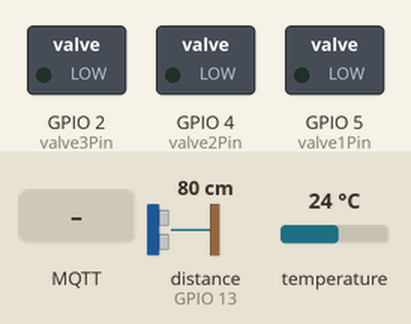
This sketch was run on a simulated ESP8266 (NodeMCU). On the bench: switched loads named in the sketch (green lamp = pin HIGH). Inputs (shaded band) come from the test bench; at power-on: distance to the obstacle (sensor on GPIO 13) 80 cm, temperature 24 °C. The echo pulse lasts 58.3 µs per cm; WiFi joins after 1.5 s; servers stay silent unless stated; random numbers use the default seed unless the sketch sets one; no MQTT or app messages arrive unless stated; what the sketch prints to the serial monitor is not drawn.

Above: at 2.7 s.
2.8 s: MQTT message "OPEN" arrives on the first subscribed topic
At 3.6 s:
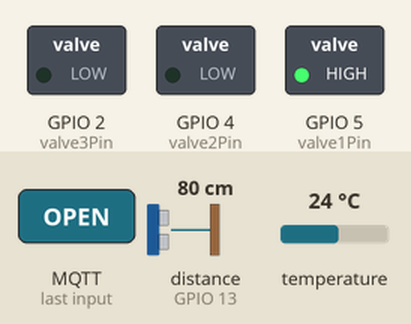
4.3 s: MQTT message "OPEN" arrives on the second subscribed topic
At 4.8 s:
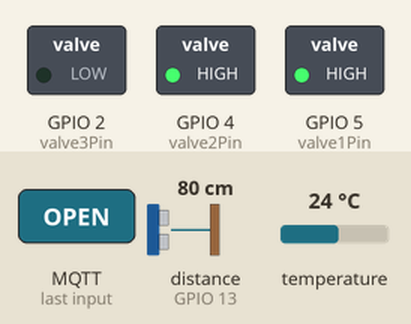
5.8 s: MQTT message "CLOSE" arrives on the first subscribed topic
At 7.0 s:
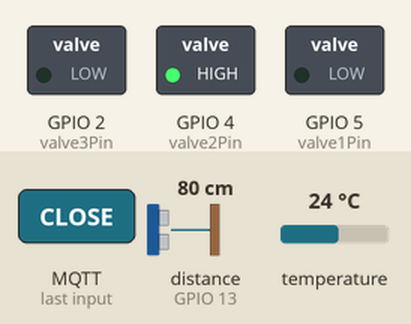
7.3 s: MQTT message "OPEN" arrives on the third subscribed topic
At 8.3 s:
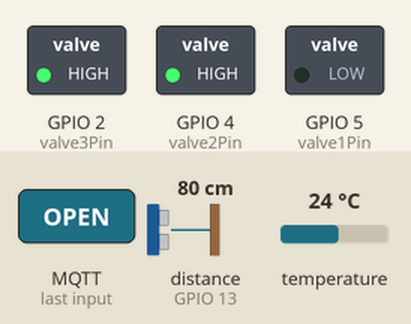
8.8 s: MQTT message "CLOSE" arrives on the second subscribed topic
At 9.4 s:
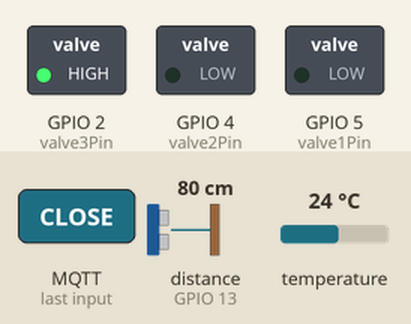
10.3 s: MQTT message "CLOSE" arrives on the third subscribed topic
At 12.8 s:
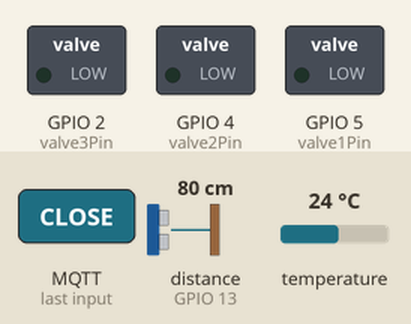
Timing chart, 0 to 14.3 s (numbered marks = the images above; inputs shaded):
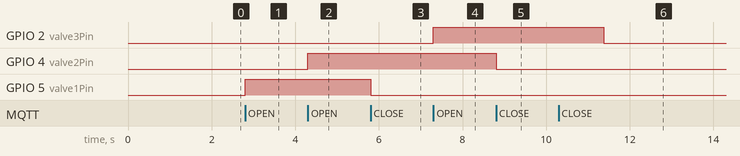

The sketch:

WaterTank.ino
```cpp
 /*
Project:  Water Tank
Author:   Thomas Edlinger for www.edistechlab.com
Date:     Created 14.04.2024
Update:
Version:  V1.0
IDE:      Arduino IDE 2.3.2

Required Board (Tools -> Board -> Boards Manager...)
 - Board: esp8266 by ESP8266 Community   V3.1.2
 - Board: esp32 by Espressif Systems     V2.0.11

Required libraries (Tools -> manage libraries)
 - PubSubClient by Nick ‘O Leary V2.8.0
 - ArduinoOTA by Juraj Andrassy V1.1.0
 - OneWire libary V2.3.7 by Jim Studt
 - DallasTemperature V3.9.0 by Miles Burton
 - NewPing libary V1.9.7 by Tim Eckel

Wemos D1 mini - NOTE: Relay has invertet signals
*/


#include "secrets.h"
#include <PubSubClient.h>
#include <ArduinoOTA.h>
#include <OneWire.h>
#include <DallasTemperature.h>
#include "NewPing.h"

#define ESPHostname "Water_Tank"
String clientId = "WaterTank-";

#define outTopic "waterTankOut"
#define waterValve1_Topic "waterValve1" // Fill tank with City water NC
#define waterValve1Status_Topic "waterValve1Status"
#define waterValve2_Topic "waterValve2" // City water NO
#define waterValve2Status_Topic "waterValve2Status"
#define waterValve3_Topic "waterValve3" // Tank water NC
#define waterValve3Status_Topic "waterValve3Status"
#define tankTemp_Topic "tankTemp" // Tank Temperature
#define fillLevel_Topic "tankFillLevel" // Tank Filling level
#define waterAmountLiter_Topic "waterAmountLiter" // Tank Filling level in Liter
#define waterAmountPercent_Topic "waterAmountPercent" // Tank Filling level in Liter

WiFiClient espClient;
PubSubClient client(espClient);

const uint8_t trigPin = 15;    //D8 - weiss
const uint8_t echoPin = 13;   //D7 - braun
const uint8_t oneWireBus = 12;  //D6 - gelb
const uint8_t valve1Pin = 5;    //D1 - blau ch4
const uint8_t valve2Pin = 4;    //D2 - weiss ch3
const uint8_t valve3Pin = 2;    //D4 - lila ch2

char msg[50];
int value = 0;
long lastMsg = 0;
int sensorTakt = 10000; //alle 10 Sekunden wird der Sensor ausgelesen
const uint8_t max_Distance = 400;  //400cm - 4m
const uint8_t tankCircumference = 3545;  // in mm
const int tankHight = 2000; // in mm
const int tankLiter = 2000; // in Liter

float distance;
byte startup = 0;

OneWire oneWire(oneWireBus);
DallasTemperature sensors(&oneWire);

NewPing sonar(trigPin, echoPin, max_Distance);

void setup() {
  Serial.begin(115200);
  setup_wifi();
  ArduinoOTA.setHostname("WaterTank_WemosD1mini");
  ArduinoOTA.setPassword("DrEd3006");
  ArduinoOTA.begin();
  sensors.begin();

  client.setServer(mqtt_broker, mqtt_port);
  client.setCallback(callback);

  pinMode(valve1Pin, OUTPUT);
  pinMode(valve2Pin, OUTPUT);
  pinMode(valve3Pin, OUTPUT);

  digitalWrite(valve1Pin, LOW);
  digitalWrite(valve2Pin, LOW);
  digitalWrite(valve2Pin, LOW);
}

void loop() {
  if (!client.connected()) {
    reconnect();
  }
  client.loop();
  ArduinoOTA.handle();

  if (startup == 0) {
    startupSequence();
  }

  long now = millis();
  if (now - lastMsg > sensorTakt) {
    lastMsg = now;
    getTemp();
    getDistance();
  }
}

void startupSequence() {
  digitalWrite(valve1Pin, LOW);
  client.publish(waterValve1Status_Topic, "state_closed");
  digitalWrite(valve2Pin, LOW);
  client.publish(waterValve2Status_Topic, "state_closed");
  digitalWrite(valve2Pin, LOW);
  client.publish(waterValve2Status_Topic, "state_closed");
  startup = 1;
}

void getTemp() {
  sensors.requestTemperatures();
  delay(200);
  float temperatureC = sensors.getTempCByIndex(0);
  Serial.print("Temp: ");
  Serial.println(temperatureC);
  client.publish(tankTemp_Topic, String(temperatureC).c_str(), true);
  delay(200);
}

void getDistance() {
  distance = sonar.ping_cm();
  int emptyVolume = distance * 10; //je cm 10 Liter Wasser
  int volumeWater = tankLiter - emptyVolume;
  int volumePercent = (volumeWater * 100) / tankLiter;
  client.publish(fillLevel_Topic, String(distance).c_str(), true);
  client.publish(waterAmountLiter_Topic, String(volumeWater).c_str(), true);
  client.publish(waterAmountPercent_Topic, String(volumePercent).c_str(), true);
  delay(200);
}

void callback(char* topic, byte* message, unsigned int length) {
  Serial.print("Message arrived on topic: ");
  Serial.print(topic);
  Serial.print(". Message: ");
  String messageTemp;

  for (int i = 0; i < length; i++) {
    Serial.print((char)message[i]);
    messageTemp += (char)message[i];
  }
  Serial.println();

  if (String(topic) == waterValve1_Topic) {
    switchWaterValve1(messageTemp);
  }
  if (String(topic) == waterValve2_Topic) {
    switchWaterValve2(messageTemp);
  }
  if (String(topic) == waterValve3_Topic) {
    switchWaterValve3(messageTemp);
  }
}

void switchWaterValve1(String valve1) {
  if (valve1 == "OPEN") {
    digitalWrite(valve1Pin, HIGH);
    client.publish(waterValve1Status_Topic, "state_open");
  }
  if (valve1 == "CLOSE") {
    digitalWrite(valve1Pin, LOW);
    client.publish(waterValve1Status_Topic, "state_closed");
  }
}

void switchWaterValve2(String valve2) {
  if (valve2 == "OPEN") {
    digitalWrite(valve2Pin, HIGH);
    client.publish(waterValve2Status_Topic, "state_open");
  }
  if (valve2 == "CLOSE") {
    digitalWrite(valve2Pin, LOW);
    client.publish(waterValve2Status_Topic, "state_closed");
  }
}

void switchWaterValve3(String valve3) {
  if (valve3 == "OPEN") {
    digitalWrite(valve3Pin, HIGH);
    client.publish(waterValve3Status_Topic, "state_open");
  }
  if (valve3 == "CLOSE") {
    digitalWrite(valve3Pin, LOW);
    client.publish(waterValve3Status_Topic, "state_closed");
  }
}

void setup_wifi() {
  delay(10);
  // We start by connecting to a WiFi network
  Serial.println();
  Serial.print("Connecting to ");
  Serial.println(wifi_ssid);
  WiFi.begin(wifi_ssid, wifi_password);
  while (WiFi.status() != WL_CONNECTED) {
    delay(500);
    Serial.print(".");
  }
  Serial.println("");
  Serial.println("WiFi connected");
  Serial.print("IP address: ");
  Serial.println(WiFi.localIP());
}

 void reconnect() {
  // Loop until we're reconnected
  while (!client.connected()) {
    Serial.print("Attempting MQTT connection...");
    // Create a random client ID
    clientId += String(random(0xffff), HEX);
    // Attempt to connect
    if (client.connect(clientId.c_str(), mqtt_user, mqtt_password)) {
      Serial.println("connected");
      // Once connected, publish an announcement...
      client.publish(outTopic, ESPHostname);
      // ... and resubscribe
      client.subscribe(waterValve1_Topic);
      client.subscribe(waterValve2_Topic);
      client.subscribe(waterValve3_Topic);
    } else {
        Serial.print("failed, rc=");
        Serial.print(client.state());
        Serial.println(" try again in 5 seconds");
        // Wait 5 seconds before retrying
        delay(5000);
      }
   }
}
```

secrets.h
```cpp
// Wi-Fi Settings
const char *wifi_ssid = "xxx";
const char *wifi_password = "xxx";

// MQTT Settings
const char *mqtt_broker = "192.168.0.xxx";
const char *mqtt_user = "xxx";
const char *mqtt_password = "xxx";
const int mqtt_port = 1883;
```

Measured:
- after the input at 2.8 s, GPIO 5 (valve1Pin): LOW → HIGH at once
- after the input at 4.3 s, GPIO 4 (valve2Pin): LOW → HIGH at once
- after the input at 5.8 s, GPIO 5 (valve1Pin): HIGH → LOW at once
- after the input at 7.3 s, GPIO 2 (valve3Pin): LOW → HIGH at once
- after the input at 8.8 s, GPIO 4 (valve2Pin): HIGH → LOW at once
- after the input at 10.3 s, GPIO 2 (valve3Pin): HIGH → LOW after 1.1 s
